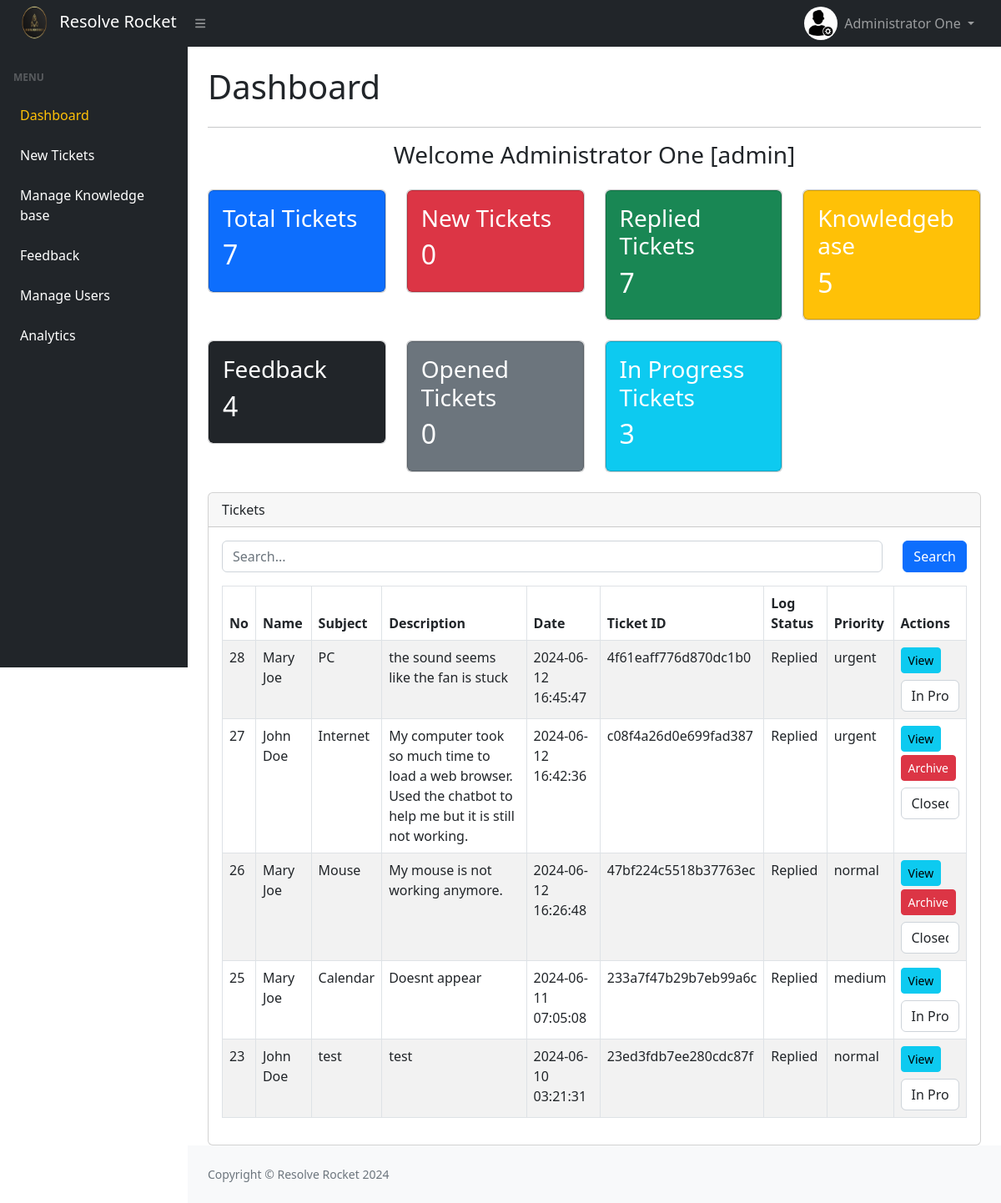
/admin/admin-dashboard.php (signed in), run on the app's committed database.
### tables this page shows
CREATE TABLE `tickets` (
  `id` int NOT NULL,
  `ticket_id` varchar(255) NOT NULL,
  `status` int NOT NULL DEFAULT '0',
  `userid` int NOT NULL,
  `subject` varchar(255) NOT NULL,
  `department` varchar(500) NOT NULL,
  `problem_type` varchar(500) NOT NULL,
  `other_problem_type` varchar(1000) DEFAULT NULL,
  `message` text NOT NULL,
  `date` timestamp NOT NULL DEFAULT CURRENT_TIMESTAMP,
  `priority` varchar(25) NOT NULL DEFAULT 'normal',
  `status_ticket` varchar(500) NOT NULL DEFAULT 'pending',
  `admin_id` int DEFAULT NULL,
  `archive` varchar(50) DEFAULT NULL
);

CREATE TABLE `users` (
  `id` int NOT NULL,
  `name` varchar(255) NOT NULL,
  `email` varchar(255) NOT NULL,
  `password` varchar(255) NOT NULL,
  `username` varchar(255) NOT NULL,
  `status_user` varchar(25) NOT NULL DEFAULT 'active'
);

### support/db.php (called while the page is built, shortened)
<?php
class DB{
    protected $host='localhost';
    protected $user='root';
    protected $password='';
    protected $database='resolve_rocket';
    public function __construct()
    {
        $this->conn=new mysqli($this->host,$this->user,$this->password,$this->database);
    }
}
?>

### admin/admin-dashboard.php (the view, shortened to what this page needs)
<!DOCTYPE html>
<html lang="en">
<?php
require_once('head.php');
$new_status = 0;
$opened = 1;
$reply_status = 2;
$new_count = 0;
$opened_count = 0;
$db = new DB();
$new_tickets_query = "SELECT COUNT(*) AS new_tickets FROM tickets WHERE status=$new_status";
$ntr = $db->conn->query($new_tickets_query);
if ($ntr->num_rows > 0) {
    while ($row = $ntr->fetch_assoc()) {
        $new_count = $row['new_tickets'];
    }
}
$inprogress_query = "SELECT COUNT(*) AS in_progress FROM tickets WHERE status_ticket='in progress'";
$ntr = $db->conn->query($inprogress_query);
if ($ntr->num_rows > 0) {
    while ($row = $ntr->fetch_assoc()) {
        $inprogress_count = $row['in_progress'];
    }
}
$opened_tickets_query = "SELECT COUNT(*) AS opened_ticket FROM tickets WHERE status=$opened";
$rtc = $db->conn->query($opened_tickets_query);
if ($rtc->num_rows > 0) {
    while ($row = $rtc->fetch_assoc()) {
        $opened_count = $row['opened_ticket'];
    }
}
$feedback_query = "SELECT COUNT(*) AS feedback_user FROM feedback";
$rtc = $db->conn->query($feedback_query);
if ($rtc->num_rows > 0) {
    while ($row = $rtc->fetch_assoc()) {
        $feedback_count = $row['feedback_user'];
    }
}
$total_query = "SELECT COUNT(*) AS total_ticket FROM tickets";
$rtc = $db->conn->query($total_query);
if ($rtc->num_rows > 0) {
    while ($row = $rtc->fetch_assoc()) {
        $total_ticket = $row['total_ticket'];
    }
}
$knowledgebase_query = "SELECT COUNT(*) AS knowledgebase FROM knowledgebase";
$rtc = $db->conn->query($knowledgebase_query);
if ($rtc->num_rows > 0) {
    while ($row = $rtc->fetch_assoc()) {
        $knowledgebase_count = $row['knowledgebase'];
    }
}
$reply_tickets_query = "SELECT COUNT(*) AS new_tickets FROM tickets WHERE status=$reply_status";
$ctr = $db->conn->query($reply_tickets_query);
if ($ctr->num_rows > 0) {
    while ($row = $ctr->fetch_assoc()) {
        $closed_count = $row['new_tickets'];
    }
}
$recodes = $db->conn->query("SELECT a.id, a.subject, a.message, a.date, a.ticket_id, b.name, b.email, a.status, a.priority, a.status_ticket
FROM tickets AS a
JOIN users AS b ON a.userid = b.id
WHERE a.archive IS NULL OR a.archive != 'yes'
ORDER BY a.date DESC");
$latest = array();
if ($recodes->num_rows > 0) {
    while ($row = $recodes->fetch_assoc()) {
        $latest[] = $row;
    }
}
?>
<body class="sb-nav-fixed">
    <?php include 'auth.php'; ?>
    <div id="layoutSidenav">
        <div id="layoutSidenav_nav">
            <?php include "sidebar.php" ?>
        </div>
        <div id="layoutSidenav_content">
            <main>
                <div class="container-fluid px-4">
                    <h1 class="mt-4 mb-4">Dashboard</h1>
                    <hr>
                    <center>
                        <h3>Welcome <?php echo $name ?> [admin]</h3>
                    </center>
                    <div class="row mt-4">
                        <div class="col-xl-3 col-md-6">
                            <div class="card bg-light text-black mb-4">
                                <div class="card bg-primary">
                                    <div class="card-body text-white">
                                        <h3>Total Tickets</h3>
                                        <h2><?php echo $total_ticket; ?></h2>
                                    </div>
                                </div>
                            </div>
                        </div>
                        <div class="col-xl-3 col-md-6">
                            <div class="card bg-light text-black mb-4">
                                <div class="card bg-danger">
                                    <div class="card-body text-white">
                                        <h3>New Tickets</h3>
                                        <h2><?php echo $new_count; ?></h2>
                                    </div>
                                </div>
                            </div>
                        </div>
                        <div class="col-xl-3 col-md-6">
                            <div class="card bg-light text-black mb-4">
                                <div class="card bg-success">
                                    <div class="card-body text-white">
                                        <h3>Replied Tickets</h3>
                                        <h2><?php echo $closed_count; ?></h2>
                                    </div>
                                </div>
                            </div>
                        </div>
                        <div class="col-xl-3 col-md-6">
                            <div class="card bg-light text-black mb-4">
                                <div class="card bg-warning">
                                    <div class="card-body text-white">
                                        <h3>Knowledgebase</h3>
                                        <h2><?php echo $knowledgebase_count; ?></h2>
                                    </div>
                                </div>
                            </div>
                        </div>
                        <div class="col-xl-3 col-md-6">
                            <div class="card bg-light text-black mb-4">
                                <div class="card bg-dark">
                                    <div class="card-body text-white">
                                        <h3>Feedback</h3>
                                        <h2><?php echo $feedback_count; ?></h2>
                                    </div>
                                </div>
                            </div>
                        </div>
                        <div class="col-xl-3 col-md-6">
                            <div class="card bg-light text-black mb-4">
                                <div class="card bg-secondary">
                                    <div class="card-body text-white">
                                        <h3>Opened Tickets</h3>
                                        <h2><?php echo $opened_count; ?></h2>
                                    </div>
                                </div>
                            </div>
                        </div>
                        <div class="col-xl-3 col-md-6">
                            <div class="card bg-light text-black mb-4">
                                <div class="card bg-info">
                                    <div class="card-body text-white">
                                        <h3>In Progress Tickets</h3>
                                        <h2><?php echo $inprogress_count; ?></h2>
                                    </div>
                                </div>
                            </div>
                        </div>
                    </div>
                    <div class="card">
                        <div class="card-header">
                            Tickets
                        </div>
                        <div class="card-body">
                            <div class="row mb-3">
                                <div class="col">
                                    <input type="text" class="form-control" id="searchInput" placeholder="Search...">
                                </div>
                                <div class="col-auto">
                                    <button class="btn btn-primary" id="searchButton">Search</button>
                                </div>
                            </div>
                            <?php if (count($latest) > 0) { ?>
                                <table class="table table-bordered table-striped">
                                    <thead class="thead-inverse">
                                        <tr>
                                            <th>No</th>
                                            <th>Name</th>
                                            <th>Subject</th>
                                            <th>Description</th>
                                            <th>Date</th>
                                            <th>Ticket ID</th>
                                            <th>Log Status</th>
                                            <th>Priority</th>
                                            <th>Actions</th>
                                        </tr>
                                    </thead>
                                    <tbody>
                                        <?php foreach ($latest as $k => $v) : ?>
                                            <tr>
                                                <td><?php echo $v['id']; ?></td>
                                                <td><?php echo $v['name']; ?></td>
                                                <td><?php echo $v['subject']; ?></td>
                                                <td><?php echo $v['message']; ?></td>
                                                <td><?php echo $v['date']; ?></td>
                                                <td><?php echo $v['ticket_id']; ?></td>
                                                <td>
                                                    <?php
                                                    if ($v['status'] == 0) {
                                                        echo 'New Ticket';
                                                    } elseif ($v['status'] == 1) {
                                                        echo 'Opened';
                                                    } elseif ($v['status'] == 2) {
                                                        echo 'Replied';
                                                    }
                                                    ?>
                                                </td>
                                                <td><?php echo $v['priority']; ?></td>
                                                <td>
                                                    <a href="./admin-ticket-view.php?id=<?php echo $v['id']; ?>" class="btn btn-sm btn-info">View</a>
                                                    <div id="archive-btn-<?php echo $v['id']; ?>">
                                                        <?php if ($v['status_ticket'] == 'closed') : ?>
                                                            <a href="archive_status_ticket.php?archiveid=<?php echo $v['id']; ?>" class="btn mt-1 btn-sm btn-danger">Archive</a>
                                                        <?php endif; ?>
                                                    </div>
                                                    <select class="mt-2 form-control status_ticket-select" data-ticket-id="<?php echo $v['id']; ?>">
                                                        <option value="in progress" <?php echo ($v['status_ticket'] == 'in progress' ? ' selected' : ''); ?>>In Progress</option>
                                                        <option value="closed" <?php echo ($v['status_ticket'] == 'closed' ? ' selected' : ''); ?>>Closed</option>
                                                    </select>
                                                </td>
                                            </tr>
                                        <?php endforeach; ?>
                                    </tbody>
                                </table>
                            <?php } else {
                                echo '<div class="alert alert-info">No any new tickets</div>';
                            } ?>
                        </div>
                    </div>
                </div>
            </main>
            <footer class="py-4 bg-light mt-auto">
                <div class="container-fluid px-4">
                    <div class="d-flex align-items-center justify-content-between small">
                        <div class="text-muted">Copyright &copy; Resolve Rocket 2024</div>
                    </div>
                </div>
            </footer>
        </div>
    </div>
</body>
</html>

### admin/auth.php (shortened to what this page needs)
<?php
$db = new DB();
$query = "SELECT * FROM admin WHERE id='" . $_SESSION['id'] . "'";
$result = $db->conn->query($query);
$row = $result->fetch_assoc();
$name = $row['name'];
?>
<nav class="sb-topnav navbar navbar-expand navbar-dark bg-dark">
    <a class="navbar-brand ps-3" href="admin-dashboard.php">
        <img src="../logo.jpg" alt="Resolve Rocket Logo" width="50" height="50" class="logo">
        <span class="brand-text">Resolve Rocket</span>
    </a>
    <button class="btn btn-link btn-sm order-1 order-lg-0 me-4 me-lg-0" id="sidebarToggle" href="#!"><i class="fas fa-bars"></i></button>
    <ul class="navbar-nav ms-auto ms-md-0 me-3 me-lg-4">
        <img src="admin.png" alt="Profile Photo" width="40" class="profile-photo rounded-circle">
        <li class="nav-item dropdown">
            <a class="nav-link dropdown-toggle" id="navbarDropdown" href="#" role="button" data-bs-toggle="dropdown" aria-expanded="false">
                <?php echo $name ?>
            </a>
        </li>
    </ul>
</nav>

### data on the page
tickets: id "28", userid.name "Mary Joe", subject "PC", message "the sound seems like the fan is stuck", date "2024-06-12 16:45:47", ticket "4f61eaff776d870dc1b0", status "Replied", priority "urgent", status_ticket+id "In Progress"
tickets: id "27", userid.name "John Doe", subject "Internet", message "My computer took so much time to load a web browser. Used the chatbot to help me but it is still not working.", date "2024-06-12 16:42:36", ticket "c08f4a26d0e699fad387", status "Replied", priority "urgent", status_ticket+id "Closed"
tickets: id "26", userid.name "Mary Joe", subject "Mouse", message "My mouse is not working anymore.", date "2024-06-12 16:26:48", ticket "47bf224c5518b37763ec", status "Replied", priority "normal", status_ticket+id "Closed"
tickets: id "25", userid.name "Mary Joe", subject "Calendar", message "Doesnt appear", date "2024-06-11 07:05:08", ticket "233a7f47b29b7eb99a6c", status "Replied", priority "medium", status_ticket+id "In Progress"
tickets: id "23", userid.name "John Doe", subject "test", message "test", date "2024-06-10 03:21:31", ticket "23ed3fdb7ee280cdc87f", status "Replied", priority "normal", status_ticket+id "In Progress"

### other printed values
$name "Administrator One"
$total_ticket "7"
$new_count "0"
$closed_count "7"
$knowledgebase_count "5"
$feedback_count "4"
$opened_count "0"
$inprogress_count "3"
